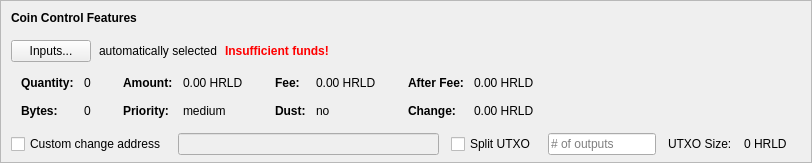
    <widget class="QFrame" name="frameCoinControl">
     <property name="sizePolicy">
      <sizepolicy hsizetype="Expanding" vsizetype="Expanding">
       <horstretch>0</horstretch>
       <verstretch>0</verstretch>
      </sizepolicy>
     </property>
     <property name="maximumSize">
      <size>
       <width>16777215</width>
       <height>16777215</height>
      </size>
     </property>
     <property name="frameShape">
      <enum>QFrame::StyledPanel</enum>
     </property>
     <property name="frameShadow">
      <enum>QFrame::Sunken</enum>
     </property>
     <layout class="QVBoxLayout" name="verticalLayoutCoinControl2">
      <property name="spacing">
       <number>0</number>
      </property>
      <property name="leftMargin">
       <number>0</number>
      </property>
      <property name="topMargin">
       <number>0</number>
      </property>
      <property name="rightMargin">
       <number>0</number>
      </property>
      <property name="bottomMargin">
       <number>6</number>
      </property>
      <item>
       <layout class="QVBoxLayout" name="verticalLayoutCoinControl" stretch="0,0,0,0,1">
        <property name="spacing">
         <number>0</number>
        </property>
        <property name="leftMargin">
         <number>10</number>
        </property>
        <property name="topMargin">
         <number>10</number>
        </property>
        <item>
         <layout class="QHBoxLayout" name="horizontalLayoutCoinControl1">
          <property name="bottomMargin">
           <number>15</number>
          </property>
          <item>
           <widget class="QLabel" name="labelCoinControlFeatures">
            <property name="sizePolicy">
             <sizepolicy hsizetype="Preferred" vsizetype="Maximum">
              <horstretch>0</horstretch>
              <verstretch>0</verstretch>
             </sizepolicy>
            </property>
            <property name="font">
             <font>
              <weight>75</weight>
              <bold>true</bold>
             </font>
            </property>
            <property name="styleSheet">
             <string notr="true">font-weight:bold;</string>
            </property>
            <property name="text">
             <string>Coin Control Features</string>
            </property>
           </widget>
          </item>
         </layout>
        </item>
        <item>
         <layout class="QHBoxLayout" name="horizontalLayoutCoinControl2" stretch="0,0,0,0">
          <property name="spacing">
           <number>8</number>
          </property>
          <property name="bottomMargin">
           <number>10</number>
          </property>
          <item>
           <widget class="QPushButton" name="pushButtonCoinControl">
            <property name="styleSheet">
             <string notr="true"/>
            </property>
            <property name="text">
             <string>Inputs...</string>
            </property>
            <property name="autoDefault">
             <bool>false</bool>
            </property>
           </widget>
          </item>
          <item>
           <widget class="QLabel" name="labelCoinControlAutomaticallySelected">
            <property name="text">
             <string>automatically selected</string>
            </property>
            <property name="margin">
             <number>5</number>
            </property>
           </widget>
          </item>
          <item>
           <widget class="QLabel" name="labelCoinControlInsuffFunds">
            <property name="font">
             <font>
              <weight>75</weight>
              <bold>true</bold>
             </font>
            </property>
            <property name="styleSheet">
             <string notr="true">color:red;font-weight:bold;</string>
            </property>
            <property name="text">
             <string>Insufficient funds!</string>
            </property>
            <property name="margin">
             <number>5</number>
            </property>
           </widget>
          </item>
          <item>
           <spacer name="horizontalSpacerCoinControl">
            <property name="orientation">
             <enum>Qt::Horizontal</enum>
            </property>
            <property name="sizeHint" stdset="0">
             <size>
              <width>40</width>
              <height>1</height>
             </size>
            </property>
           </spacer>
          </item>
         </layout>
        </item>
        <item>
         <widget class="QWidget" name="widgetCoinControl" native="true">
          <property name="sizePolicy">
           <sizepolicy hsizetype="Preferred" vsizetype="Preferred">
            <horstretch>0</horstretch>
            <verstretch>0</verstretch>
           </sizepolicy>
          </property>
          <property name="minimumSize">
           <size>
            <width>0</width>
            <height>0</height>
           </size>
          </property>
          <property name="styleSheet">
           <string notr="true"/>
          </property>
          <layout class="QHBoxLayout" name="horizontalLayoutCoinControl5">
           <property name="leftMargin">
            <number>0</number>
           </property>
           <property name="topMargin">
            <number>0</number>
           </property>
           <property name="rightMargin">
            <number>0</number>
           </property>
           <property name="bottomMargin">
            <number>0</number>
           </property>
           <item>
            <layout class="QHBoxLayout" name="horizontalLayoutCoinControl3" stretch="0,0,0,1">
             <property name="spacing">
              <number>20</number>
             </property>
             <property name="topMargin">
              <number>0</number>
             </property>
             <property name="bottomMargin">
              <number>10</number>
             </property>
             <item>
              <layout class="QFormLayout" name="formLayoutCoinControl1">
               <property name="horizontalSpacing">
                <number>10</number>
               </property>
               <property name="verticalSpacing">
                <number>14</number>
               </property>
               <property name="leftMargin">
                <number>10</number>
               </property>
               <property name="topMargin">
                <number>4</number>
               </property>
               <property name="rightMargin">
                <number>6</number>
               </property>
               <item row="0" column="0">
                <widget class="QLabel" name="labelCoinControlQuantityText">
                 <property name="font">
                  <font>
                   <weight>75</weight>
                   <bold>true</bold>
                  </font>
                 </property>
                 <property name="text">
                  <string>Quantity:</string>
                 </property>
                 <property name="margin">
                  <number>0</number>
                 </property>
                </widget>
               </item>
               <item row="0" column="1">
                <widget class="QLabel" name="labelCoinControlQuantity">
                 <property name="cursor">
                  <cursorShape>IBeamCursor</cursorShape>
                 </property>
                 <property name="contextMenuPolicy">
                  <enum>Qt::ActionsContextMenu</enum>
                 </property>
                 <property name="text">
                  <string notr="true">0</string>
                 </property>
                 <property name="margin">
                  <number>0</number>
                 </property>
                 <property name="textInteractionFlags">
                  <set>Qt::LinksAccessibleByMouse|Qt::TextSelectableByKeyboard|Qt::TextSelectableByMouse</set>
                 </property>
                </widget>
               </item>
               <item row="1" column="0">
                <widget class="QLabel" name="labelCoinControlBytesText">
                 <property name="font">
                  <font>
                   <weight>75</weight>
                   <bold>true</bold>
                  </font>
                 </property>
                 <property name="text">
                  <string>Bytes:</string>
                 </property>
                </widget>
               </item>
               <item row="1" column="1">
                <widget class="QLabel" name="labelCoinControlBytes">
                 <property name="cursor">
                  <cursorShape>IBeamCursor</cursorShape>
                 </property>
                 <property name="contextMenuPolicy">
                  <enum>Qt::ActionsContextMenu</enum>
                 </property>
                 <property name="text">
                  <string notr="true">0</string>
                 </property>
                 <property name="textInteractionFlags">
                  <set>Qt::LinksAccessibleByMouse|Qt::TextSelectableByKeyboard|Qt::TextSelectableByMouse</set>
                 </property>
                </widget>
               </item>
              </layout>
             </item>
             <item>
              <layout class="QFormLayout" name="formLayoutCoinControl2">
               <property name="horizontalSpacing">
                <number>10</number>
               </property>
               <property name="verticalSpacing">
                <number>14</number>
               </property>
               <property name="leftMargin">
                <number>6</number>
               </property>
               <property name="topMargin">
                <number>4</number>
               </property>
               <property name="rightMargin">
                <number>6</number>
               </property>
               <item row="0" column="0">
                <widget class="QLabel" name="labelCoinControlAmountText">
                 <property name="font">
                  <font>
                   <weight>75</weight>
                   <bold>true</bold>
                  </font>
                 </property>
                 <property name="text">
                  <string>Amount:</string>
                 </property>
                 <property name="margin">
                  <number>0</number>
                 </property>
                </widget>
               </item>
               <item row="0" column="1">
                <widget class="QLabel" name="labelCoinControlAmount">
                 <property name="cursor">
                  <cursorShape>IBeamCursor</cursorShape>
                 </property>
                 <property name="contextMenuPolicy">
                  <enum>Qt::ActionsContextMenu</enum>
                 </property>
                 <property name="text">
                  <string notr="true">0.00 HRLD</string>
                 </property>
                 <property name="textInteractionFlags">
                  <set>Qt::LinksAccessibleByMouse|Qt::TextSelectableByKeyboard|Qt::TextSelectableByMouse</set>
                 </property>
                </widget>
               </item>
               <item row="1" column="0">
                <widget class="QLabel" name="labelCoinControlPriorityText">
                 <property name="font">
                  <font>
                   <weight>75</weight>
                   <bold>true</bold>
                  </font>
                 </property>
                 <property name="text">
                  <string>Priority:</string>
                 </property>
                </widget>
               </item>
               <item row="1" column="1">
                <widget class="QLabel" name="labelCoinControlPriority">
                 <property name="cursor">
                  <cursorShape>IBeamCursor</cursorShape>
                 </property>
                 <property name="contextMenuPolicy">
                  <enum>Qt::ActionsContextMenu</enum>
                 </property>
                 <property name="text">
                  <string>medium</string>
                 </property>
                 <property name="textInteractionFlags">
                  <set>Qt::LinksAccessibleByMouse|Qt::TextSelectableByKeyboard|Qt::TextSelectableByMouse</set>
                 </property>
                </widget>
               </item>
              </layout>
             </item>
             <item>
              <layout class="QFormLayout" name="formLayoutCoinControl3">
               <property name="horizontalSpacing">
                <number>10</number>
               </property>
               <property name="verticalSpacing">
                <number>14</number>
               </property>
               <property name="leftMargin">
                <number>6</number>
               </property>
               <property name="topMargin">
                <number>4</number>
               </property>
               <property name="rightMargin">
                <number>6</number>
               </property>
               <item row="0" column="0">
                <widget class="QLabel" name="labelCoinControlFeeText">
                 <property name="font">
                  <font>
                   <weight>75</weight>
                   <bold>true</bold>
                  </font>
                 </property>
                 <property name="text">
                  <string>Fee:</string>
                 </property>
                 <property name="margin">
                  <number>0</number>
                 </property>
                </widget>
               </item>
               <item row="0" column="1">
                <widget class="QLabel" name="labelCoinControlFee">
                 <property name="cursor">
                  <cursorShape>IBeamCursor</cursorShape>
                 </property>
                 <property name="contextMenuPolicy">
                  <enum>Qt::ActionsContextMenu</enum>
                 </property>
                 <property name="text">
                  <string notr="true">0.00 HRLD</string>
                 </property>
                 <property name="textInteractionFlags">
                  <set>Qt::LinksAccessibleByMouse|Qt::TextSelectableByKeyboard|Qt::TextSelectableByMouse</set>
                 </property>
                </widget>
               </item>
               <item row="1" column="0">
                <widget class="QLabel" name="labelCoinControlLowOutputText">
                 <property name="font">
                  <font>
                   <weight>75</weight>
                   <bold>true</bold>
                  </font>
                 </property>
                 <property name="text">
                  <string>Dust:</string>
                 </property>
                </widget>
               </item>
               <item row="1" column="1">
                <widget class="QLabel" name="labelCoinControlLowOutput">
                 <property name="cursor">
                  <cursorShape>IBeamCursor</cursorShape>
                 </property>
                 <property name="contextMenuPolicy">
                  <enum>Qt::ActionsContextMenu</enum>
                 </property>
                 <property name="text">
                  <string>no</string>
                 </property>
                 <property name="textInteractionFlags">
                  <set>Qt::LinksAccessibleByMouse|Qt::TextSelectableByKeyboard|Qt::TextSelectableByMouse</set>
                 </property>
                </widget>
               </item>
              </layout>
             </item>
             <item>
              <layout class="QFormLayout" name="formLayoutCoinControl4">
               <property name="horizontalSpacing">
                <number>10</number>
               </property>
               <property name="verticalSpacing">
                <number>14</number>
               </property>
               <property name="leftMargin">
                <number>6</number>
               </property>
               <property name="topMargin">
                <number>4</number>
               </property>
               <property name="rightMargin">
                <number>6</number>
               </property>
               <item row="0" column="0">
                <widget class="QLabel" name="labelCoinControlAfterFeeText">
                 <property name="font">
                  <font>
                   <weight>75</weight>
                   <bold>true</bold>
                  </font>
                 </property>
                 <property name="text">
                  <string>After Fee:</string>
                 </property>
                 <property name="margin">
                  <number>0</number>
                 </property>
                </widget>
               </item>
               <item row="0" column="1">
                <widget class="QLabel" name="labelCoinControlAfterFee">
                 <property name="cursor">
                  <cursorShape>IBeamCursor</cursorShape>
                 </property>
                 <property name="contextMenuPolicy">
                  <enum>Qt::ActionsContextMenu</enum>
                 </property>
                 <property name="text">
                  <string notr="true">0.00 HRLD</string>
                 </property>
                 <property name="textInteractionFlags">
                  <set>Qt::LinksAccessibleByMouse|Qt::TextSelectableByKeyboard|Qt::TextSelectableByMouse</set>
                 </property>
                </widget>
               </item>
               <item row="1" column="0">
                <widget class="QLabel" name="labelCoinControlChangeText">
                 <property name="font">
                  <font>
                   <weight>75</weight>
                   <bold>true</bold>
                  </font>
                 </property>
                 <property name="text">
                  <string>Change:</string>
                 </property>
                </widget>
               </item>
               <item row="1" column="1">
                <widget class="QLabel" name="labelCoinControlChange">
                 <property name="cursor">
                  <cursorShape>IBeamCursor</cursorShape>
                 </property>
                 <property name="contextMenuPolicy">
                  <enum>Qt::ActionsContextMenu</enum>
                 </property>
                 <property name="text">
                  <string notr="true">0.00 HRLD</string>
                 </property>
                 <property name="textInteractionFlags">
                  <set>Qt::LinksAccessibleByMouse|Qt::TextSelectableByKeyboard|Qt::TextSelectableByMouse</set>
                 </property>
                </widget>
               </item>
              </layout>
             </item>
            </layout>
           </item>
          </layout>
         </widget>
        </item>
        <item>
         <layout class="QHBoxLayout" name="horizontalLayoutCoinControl4" stretch="0,0,0,0,0,0,0">
          <property name="spacing">
           <number>12</number>
          </property>
          <property name="sizeConstraint">
           <enum>QLayout::SetDefaultConstraint</enum>
          </property>
          <property name="topMargin">
           <number>5</number>
          </property>
          <property name="rightMargin">
           <number>5</number>
          </property>
          <item>
           <widget class="QCheckBox" name="checkBoxCoinControlChange">
            <property name="toolTip">
             <string>If this is activated, but the change address is empty or invalid, change will be sent to a newly generated address.</string>
            </property>
            <property name="text">
             <string>Custom change address</string>
            </property>
           </widget>
          </item>
          <item>
           <widget class="QValidatedLineEdit" name="lineEditCoinControlChange">
            <property name="enabled">
             <bool>false</bool>
            </property>
            <property name="sizePolicy">
             <sizepolicy hsizetype="Expanding" vsizetype="Fixed">
              <horstretch>0</horstretch>
              <verstretch>0</verstretch>
             </sizepolicy>
            </property>
           </widget>
          </item>
          <item>
           <widget class="QCheckBox" name="splitBlockCheckBox">
            <property name="text">
             <string>Split UTXO</string>
            </property>
           </widget>
          </item>
          <item>
           <widget class="QLineEdit" name="splitBlockLineEdit">
            <property name="sizePolicy">
             <sizepolicy hsizetype="Fixed" vsizetype="Fixed">
              <horstretch>50</horstretch>
              <verstretch>0</verstretch>
             </sizepolicy>
            </property>
            <property name="placeholderText">
             <string># of outputs</string>
            </property>
           </widget>
          </item>
          <item>
           <widget class="QLabel" name="labelBlockSizeText">
            <property name="text">
             <string>UTXO Size:</string>
            </property>
           </widget>
          </item>
          <item>
           <widget class="QLabel" name="labelBlockSize">
            <property name="text">
             <string>0 HRLD</string>
            </property>
           </widget>
          </item>
          <item>
           <widget class="QLabel" name="labelCoinControlChangeLabel">
            <property name="sizePolicy">
             <sizepolicy hsizetype="Preferred" vsizetype="Expanding">
              <horstretch>0</horstretch>
              <verstretch>0</verstretch>
             </sizepolicy>
            </property>
            <property name="minimumSize">
             <size>
              <width>0</width>
              <height>0</height>
             </size>
            </property>
            <property name="text">
             <string/>
            </property>
            <property name="margin">
             <number>3</number>
            </property>
           </widget>
          </item>
         </layout>
        </item>
        <item>
         <spacer name="verticalSpacerCoinControl">
          <property name="orientation">
           <enum>Qt::Vertical</enum>
          </property>
          <property name="sizeHint" stdset="0">
           <size>
            <width>800</width>
            <height>1</height>
           </size>
          </property>
         </spacer>
        </item>
       </layout>
      </item>
     </layout>
    </widget>
